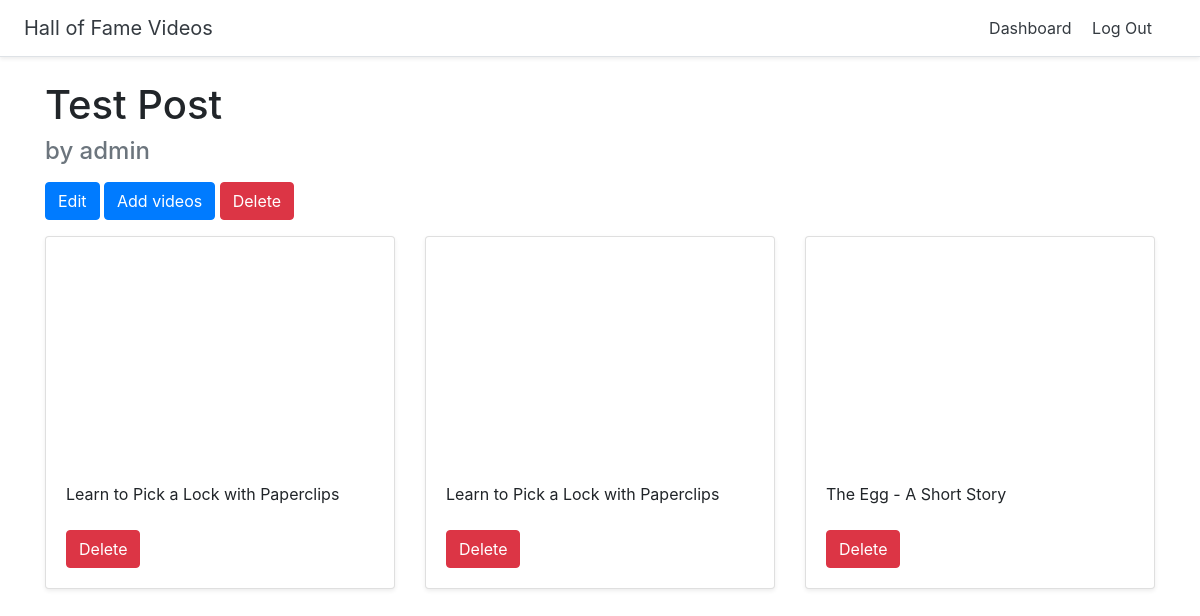
The page /halls/4/ (signed in) on the database its author committed.
### halls/models.py (models this page shows, shortened)
class Hall(models.Model):
    title = models.CharField(max_length=255)
    user = models.ForeignKey(User, on_delete=models.CASCADE)

class Video(models.Model):
    title = models.CharField(max_length=255)
    url = models.URLField()
    youtube_id = models.CharField(max_length=255)
    hall = models.ForeignKey(Hall, on_delete=models.CASCADE)

### halls/views.py (the view)
# urls.py: path('halls/<int:pk>/', views.DetailHallView.as_view(), name='detail_hall'),
class DetailHallView(generic.DetailView):
    model = models.Hall
    template_name = 'halls/detailed_hall.html'

### halls/templates/halls/detailed_hall.html
{% extends 'halls/base.html' %}
{% block content %}
    <div class="container">
        <h1 class="mt-4">{{ hall.title }}</h1>
        <h4 class="text-muted">by {{ hall.user.username }}</h4>
        {% if user.id == hall.user.id %}
            <a href="{% url 'halls:update_hall' hall.id %}" class="mt-2 btn btn-primary">Edit</a>
            <a href="{% url 'halls:add_video' hall.id %}" class="mt-2 btn btn-primary">Add videos</a>
            <a href="{% url 'halls:delete_hall' hall.id %}" class="mt-2 btn btn-danger">Delete</a>
        {% endif %}
        <div class="row">
            {% for video in hall.video_set.all %}
                <div class="col-md-4 mt-3">
                    <div class="card mb-4 shadow-sm">
                        <iframe width="100%" height="225"
                                src="https://www.youtube.com/embed/' + video['id']['videoId'] + '" frameborder="0"
                                allow="accelerometer; autoplay; encrypted-media; gyroscope; picture-in-picture"
                                allowfullscreen></iframe>
                        <div class="card-body">
                            <p class="card-text">{{ video.title }}</p>
                            {% if user.id == hall.user.id %}
                                <a href="{% url 'halls:delete_video' video.id %}" class="mt-2 btn btn-danger">Delete</a>
                            {% endif %}
                        </div>
                    </div>
                </div>
            {% endfor %}
        </div>
    </div>
{% endblock %}

### rows shown on the page
Hall: title "Test Post", user.username "admin"
Video: title "Learn to Pick a Lock with Paperclips"
Video: title "Learn to Pick a Lock with Paperclips"
Video: title "The Egg - A Short Story"
